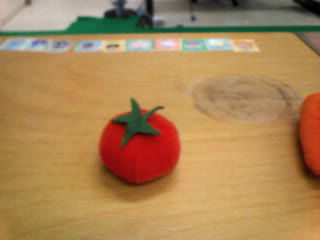
#> input picture frame 12 of dataset/short.avi, 320 x 240 px
$ python detect_tomato.py
#> lines starting #> are read from the running program, lines starting #| are printed output that depends on the picture; after the words box and inside, x2 and y2 are one past the last pixel; in counts of white or black regions, pixels touching at a corner belong together
import cv2
import numpy as np
import rosbag


# Get the threshold of the image
def getthresholdedimg(hsv):
    red = cv2.inRange(hsv, np.array((0, 140, 70)), np.array((3, 250, 200)))
    #white: hsv, np.array((0, 0, 200)),np.array((255,60,255))
    #red:   hsv,np.array((0,140, 70)),np.array((3,250,200))
    return red

# Read the image
# img=cv2.imread("dataset/tomato.jpg")


# Read the video
vid = cv2.VideoCapture("dataset/short.avi")

while(vid.isOpened()):
    _, f = vid.read()
#> f is the input picture: shape (240, 320, 3); mean B, G, R 86.6, 132.9, 171.6
    if f is None:
        break
    blur = cv2.medianBlur(f, 5)
    hsv = cv2.cvtColor(f, cv2.COLOR_BGR2HSV)
#> hsv: shape (240, 320, 3); mean H, S, V 22.7, 129.9, 174.4
    red = getthresholdedimg(hsv)
#> in getthresholdedimg, `red = cv2.inRange(hsv, np.array((0, 140, 70)), np.array((3, 250, 200)))`:
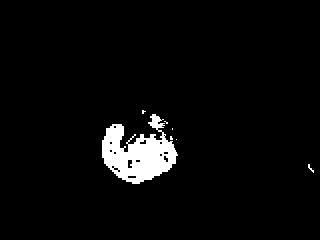
#> red: shape (240, 320); 3.8% white; 7 white regions (6 under 20 px), largest, box (x1, y1, x2, y2) and area: (102, 114, 178, 184) 2903
    erode = cv2.erode(red, None, iterations=3)
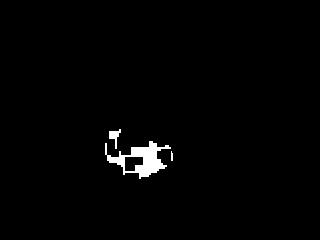
#> erode: shape (240, 320); 1.4% white; 3 white regions (1 under 20 px), largest, box (x1, y1, x2, y2) and area: (105, 141, 171, 179) 976, (109, 129, 121, 149) 104
    dilate = cv2.dilate(erode, None, iterations=10)
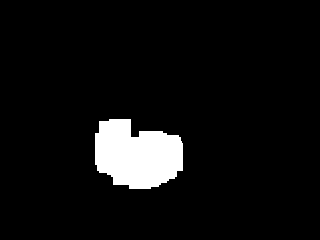
#> dilate: shape (240, 320); 6.1% white; 1 white region

# [7 lines of commented-out code are left out]
    contours, hierarchy = cv2.findContours(dilate, cv2.RETR_LIST,
                                           cv2.CHAIN_APPROX_SIMPLE)
#> contours = 1 contour; box (x1, y1, x2, y2) and area: (95, 119, 183, 189) 4546
    # Draw a circle around the object
    for cnt in contours:
        x, y, w, h = cv2.boundingRect(cnt)
        cx, cy = x + w / 2, y + h / 2

        cv2.circle(f, (cx, cy), (w) / 2, [255, 0, 0], 2)
        cv2.circle(f, (cx, cy), 2, [255, 0, 0], 2)
#> this loop made 1 pass
#> (x, y, w, h, cx, cy) on pass 1: (95, 119, 88, 70, 139, 154)
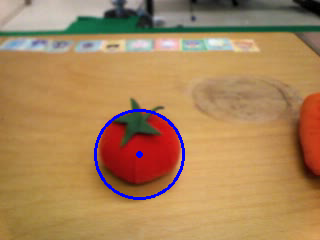
#> f: shape (240, 320, 3); 1.13% of pixels changed, all inside (x1, y1, x2, y2) = (94, 109, 185, 200)

    cv2.imshow('img', f)
    if cv2.waitKey(80) & 0xFF == ord('q'):
#> (key q is pressed here)
        break

# cv2.waitKey(0)
vid.release()
cv2.destroyAllWindows()
